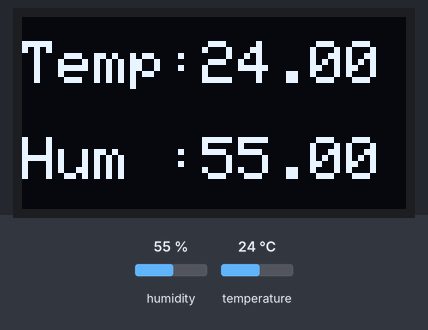
Bench run of a sketch on a simulated ESP32. Shown: 128×64 one-colour display. Inputs (shaded band) come from the test bench; at power-on: humidity 55 %, temperature 24 °C. WiFi joins after 1.5 s; servers stay silent unless stated; uploads are accepted with an empty reply; what the sketch prints to the serial monitor is not drawn.

Above: at 5.2 s.
5.3 s: humidity set to 22 %
At 9.0 s:
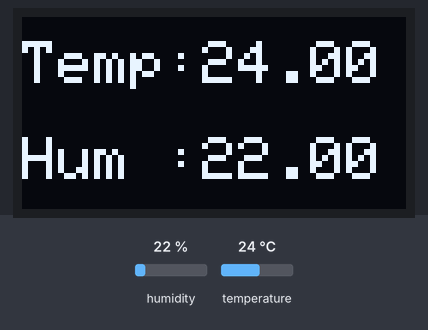
9.3 s: temperature set to 12 °C
At 11.5 s:
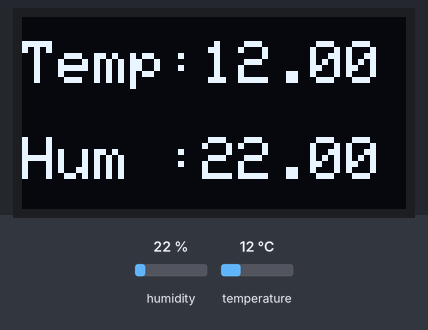
12.5 s: humidity set to 40 %
At 14.9 s:
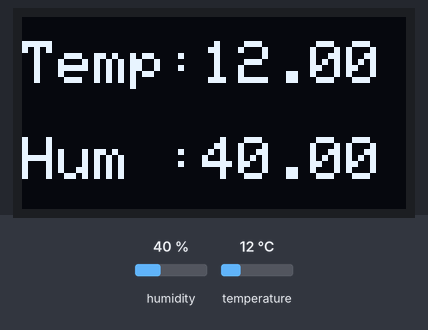
16.1 s: temperature set to 19 °C
At 17.2 s:
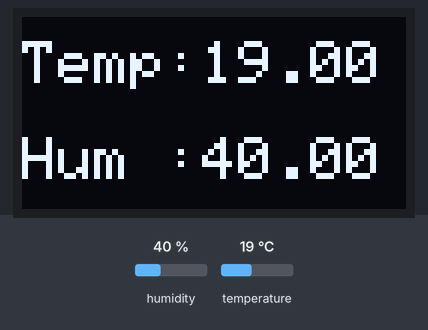
Timing chart, 0 to 19.1 s (numbered marks = the images above; inputs shaded):
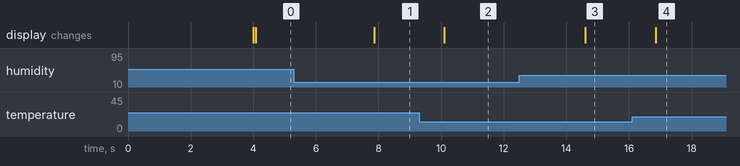

Measured:
- after the input at 5.3 s, the display: changes after 2.6 s (image 1)
- after the input at 9.3 s, the display: changes after 0.81 s (image 2)
- after the input at 12.5 s, the display: changes after 2.1 s (image 3)
- after the input at 16.1 s, the display: changes after 0.76 s (image 4)

The sketch:

BasicHttpClient.ino
```cpp
/**
 * BasicHTTPClient.ino
 *
 *  Created on: 24.05.2015
 *
 */

#include <Arduino.h>
#include <WiFi.h>
#include <WiFiMulti.h>
#include <HTTPClient.h>
#define USE_SERIAL Serial

#define mote      "esp32"
#define location  "318(A)"

WiFiMulti wifiMulti;
String url = "http://192.168.xxx.xxx/atalFdp/serverRoom.php";

unsigned long lastTime = 0;
unsigned long timerDelay = 2000;// Set timer to 5 seconds (5000)

// Variables
float temperature=84.4, humidity=46.9;
bool doorStatus=0;

#include "DHT.h"
#define DHTPIN 4     // Digital pin connected to the DHT sensor
#define DHTTYPE DHT11   // DHT 11
DHT dht(DHTPIN, DHTTYPE);

void setup() {
    USE_SERIAL.begin(115200);
    USE_SERIAL.println();
    USE_SERIAL.println();
    USE_SERIAL.println();
    for(uint8_t t = 4; t > 0; t--) {
        USE_SERIAL.printf("[SETUP] WAIT %d...\n", t);
        USE_SERIAL.flush();
        delay(1000);
    }
    wifiMulti.addAP("ssid1", "pwd1");
    wifiMulti.addAP("ssid2", "pwd2");
    dht.begin();
    setupOled();
      humidity = dht.readHumidity();
      // Read temperature as Celsius (the default)
      temperature = dht.readTemperature();
    updateOled();
}

void loop() {
   //Send an HTTP POST request every 10 minutes
  if ((millis() - lastTime) > timerDelay) {
    // wait for WiFi connection

      // Reading temperature or humidity takes about 250 milliseconds!
      // Sensor readings may also be up to 2 seconds 'old' (its a very slow sensor)
      humidity = dht.readHumidity();
      // Read temperature as Celsius (the default)
      temperature = dht.readTemperature();

      updateOled();

    if((wifiMulti.run() == WL_CONNECTED)) {

        HTTPClient http;

        USE_SERIAL.print("[HTTP] begin...\n");
        // configure traged server and url
        http.begin(url); //HTTP


        // Specify content-type header
        http.addHeader("Content-Type", "application/x-www-form-urlencoded");
        //http.addHeader("Content-Type", "application/json");
        //http.addHeader("Content-Type", "text/plain");

        // Data to send with HTTP POST
        String httpRequestData = "api_key=tPmAT5Ab3j7F9&mote=";
        httpRequestData +=mote;
        httpRequestData +="&location=";
        httpRequestData +=location;
        httpRequestData +="&temperature=";
        httpRequestData +=String(temperature);
        httpRequestData +="&humidity=";
        httpRequestData +=String(humidity);
        httpRequestData +="&doorStatus=";
        httpRequestData +=String(doorStatus);

//        String httpRequestData = "{\"api_key\":\"tPmAT5Ab3j7F9\",\"sensor\":\"BME280\",\"value1\":\"24.25\",\"value2\":\"49.54\",\"value3\":\"1005.14\"}";
//        String httpRequestData = "Hello, World!";

//        USE_SERIAL.print("[HTTP] POST...\n");
        // Send HTTP POST request
        int httpCode = http.POST(httpRequestData);

        // httpCode will be negative on error
        if(httpCode > 0) {
            // HTTP header has been send and Server response header has been handled
//            USE_SERIAL.printf("[HTTP] POST... code: %d\n", httpCode);
            httpRequestData  ="temperature=";
            httpRequestData +=String(temperature);
            httpRequestData +=" humidity=";
            httpRequestData +=String(humidity);
            USE_SERIAL.println(httpRequestData);
            // file found at server
//            if(httpCode == HTTP_CODE_OK) {
                String payload = http.getString();
                USE_SERIAL.println(payload);
//            }
        } else {
            USE_SERIAL.printf("[HTTP] GET... failed, error: %s\n", http.errorToString(httpCode).c_str());
        }

        http.end();
    }
    lastTime = millis();
  }
}
```

oleDisplay.ino
```cpp
#include <Wire.h>
#include <Adafruit_GFX.h>
#include <Adafruit_SSD1306.h>

#define SCREEN_WIDTH 128 // OLED display width, in pixels
#define SCREEN_HEIGHT 64 // OLED display height, in pixels

#define OLED_RESET     -1 // Reset pin # (or -1 if sharing Arduino reset pin)
#define SCREEN_ADDRESS 0x3C ///< See datasheet for Address; 0x3D for 128x64, 0x3C for 128x32
Adafruit_SSD1306 display(SCREEN_WIDTH, SCREEN_HEIGHT, &Wire, OLED_RESET);

void setupOled() {
  USE_SERIAL.begin(115200);

  // SSD1306_SWITCHCAPVCC = generate display voltage from 3.3V internally
  if(!display.begin(SSD1306_SWITCHCAPVCC, SCREEN_ADDRESS)) {
    USE_SERIAL.println(F("SSD1306 allocation failed"));
    for(;;); // Don't proceed, loop forever
  }
}

void updateOled(){
  // Clear the buffer
  display.clearDisplay();

  display.setTextSize(2); // Draw 2X-scale text
  display.setTextColor(SSD1306_WHITE);
  display.setCursor(0, 8);
  display.print(F("Temp:"));
  display.println(temperature);
  display.println();
  display.print(F("Hum :"));
  display.println(humidity);
  display.display();      // Show initial text
}

void updateOled11(){
  // Clear the buffer
//  display.clearDisplay();
  display.setTextSize(2); // Draw 2X-scale text
  display.setTextColor(SSD1306_WHITE);
  display.setCursor(60, 8);
  display.println("     ");
  display.setCursor(60, 40);
  display.println("     ");
  display.display();      // Show initial text
  delay(2000);
  display.setCursor(60, 8);
  display.println(temperature);
  display.setCursor(60, 40);
  display.println(humidity);
  display.display();      // Show initial text
}
```
